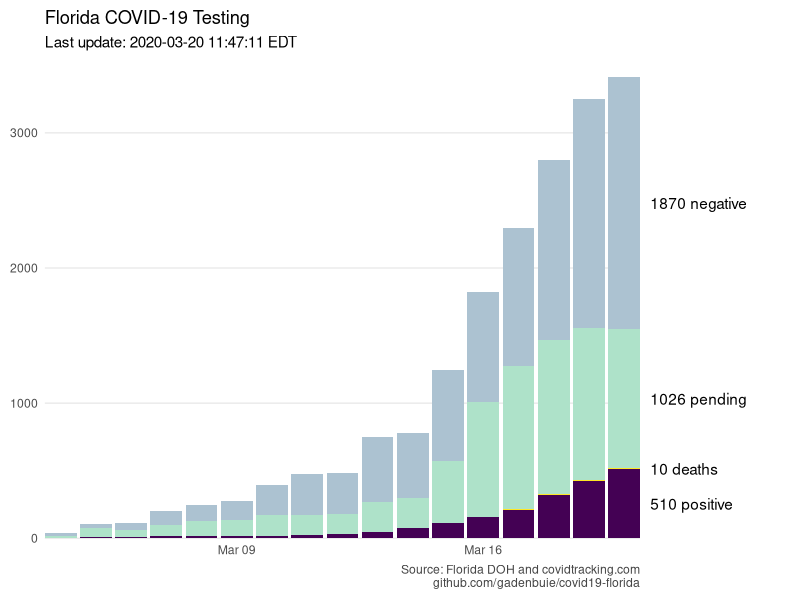

This chart was generated by the following R code:
library(dplyr, warn.conflicts = FALSE)
library(tidyr, warn.conflicts = FALSE)
library(readr, warn.conflicts = FALSE)
library(lubridate, warn.conflicts = FALSE)
library(ggplot2, warn.conflicts = FALSE)

x <- read_csv("covid-19-florida-tests.csv")

test_summary <- 
  x %>%
  select(timestamp, negative, positive, pending, contains("deaths"), -total) %>%
  rename(deaths = florida_deaths) %>%
  replace_na(list(deaths = 0)) %>% 
  mutate(positive = positive - deaths) %>%
  mutate_at("timestamp", ymd_hms, tz = "America/New_York") %>%
  mutate(day = floor_date(timestamp, "day")) %>% 
  group_by(day) %>% 
  arrange(desc(timestamp)) %>% 
  slice(1) %>% 
  ungroup() %>% 
  select(-day) %>% 
  mutate_at("timestamp", as_date) %>%
  pivot_longer(names_to = "status", values_to = "count", -timestamp) %>%
  mutate(status = factor(status, c("negative", "pending", "deaths", "positive")))
  
g <- 
  test_summary %>% 
  # filter(status != "negative") %>% 
  ggplot() +
  aes(x = timestamp, y = count, fill = status) +
  geom_col() +
  ggrepel::geom_text_repel(
    data = test_summary %>% 
      filter(timestamp == max(timestamp)) %>% 
      arrange(desc(status)) %>% 
      mutate(
        placement = cumsum(count) - count / 2,
        count_label = paste(count, status)
      ),
    aes(label = count_label, y = placement, x = timestamp + 0.40, segment.color = status), 
    xlim = test_summary %>% pull(timestamp) %>% max() + 0.6,
    segment.size = 0.75
  ) +
  labs(
    x = NULL, y = NULL,
    caption = "Source: Florida DOH and covidtracking.com\ngithub.com/gadenbuie/covid19-florida"
  ) +
  ggtitle(
    label = "Florida COVID-19 Testing",
    subtitle = glue::glue("Last update: {max(x$timestamp)}")
  ) +
  theme_minimal() +
  scale_x_date(expand = expand_scale(add = 0)) +
  scale_y_continuous(expand = expand_scale(add = 0)) +
  scale_color_manual(
    aesthetics = "segment.color",
    values = c(negative = "#acc2d1", pending = "#aee2c9", positive = "#440154", deaths = "#fde725"),
    guide = FALSE
  ) +
  scale_fill_manual(
    values = c(negative = "#acc2d1", pending = "#aee2c9", positive = "#440154", deaths = "#fde725"),
    guide = FALSE
  ) +
  coord_cartesian(clip = "off") +
  theme(
    plot.margin = margin(0.5, 8, 0.5, 0.5, unit = "lines"),
    plot.subtitle = element_text(margin = margin(b = 1.25, unit = "lines")),
    plot.caption = element_text(color = "#444444"),
    panel.grid.major.x = element_blank(),
    panel.grid.minor.x = element_blank(),
    panel.grid.minor.y = element_blank()
  )

fs::dir_create("plots")
ggsave(fs::path("plots", "covid-19-florida-testing.png"), g, width = 6.66, height = 3.33, dpi = 150, scale = 1.5)
